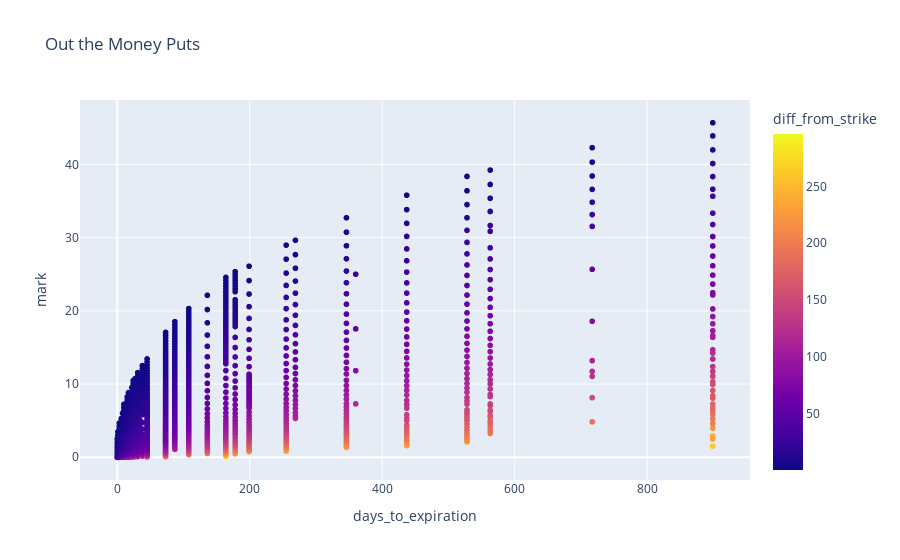

Write notebook code for a chart like this one.
### Code cell
import plotly.express as px

spy_options_out_of_money_options = spy_options.loc[ (spy_options.inTheMoney == 0)]
spy_options_out_of_money_puts = spy_options.loc[ (spy_options.inTheMoney == 0) & (spy_options.CALL == 0) ]
spy_options_out_of_money_calls = spy_options.loc[ (spy_options.inTheMoney == 0) & (spy_options.CALL == 1) ]
spy_options_in_the_money_puts = spy_options.loc[ (spy_options.inTheMoney == 1) & (spy_options.CALL == 0) ]
spy_options_in_the_money_calls = spy_options.loc[ (spy_options.inTheMoney == 1) & (spy_options.CALL == 1) ]


px.scatter(spy_options_out_of_money_puts, x = 'days_to_expiration', y = 'mark', color = 'diff_from_strike', hover_data = ['strike'], title="Out the Money Puts")

### Figure 1 — Plotly figure (JSON) as saved in the notebook; plotly's stock layout.template omitted (floating-point values rounded to 4 significant figures; data arrays with more than 128 entries replaced by an {"elided": "..."} marker saying what was removed)
{"data": [{"customdata": {"elided": "1879x1 float values"}, "hovertemplate": "days_to_expiration=%{x}<br>mark=%{y}<br>lastPrice=%{customdata[0]}<br>diff_from_strike=%{marker.color}<extra></extra>", "legendgroup": "", "marker": {"color": {"elided": "1879 float values"}, "coloraxis": "coloraxis", "symbol": "circle"}, "mode": "markers", "name": "", "showlegend": false, "type": "scattergl", "x": {"elided": "1879 int values"}, "xaxis": "x", "y": {"elided": "1879 float values"}, "yaxis": "y"}], "layout": {"coloraxis": {"colorbar": {"title": {"text": "diff_from_strike"}}, "colorscale": [[0, "#0d0887"], [0.1111, "#46039f"], [0.2222, "#7201a8"], [0.3333, "#9c179e"], [0.4444, "#bd3786"], [0.5556, "#d8576b"], [0.6667, "#ed7953"], [0.7778, "#fb9f3a"], [0.8889, "#fdca26"], [1, "#f0f921"]]}, "legend": {"tracegroupgap": 0}, "title": {"text": "Out the Money Puts"}, "xaxis": {"anchor": "y", "domain": [0, 1], "title": {"text": "days_to_expiration"}}, "yaxis": {"anchor": "x", "domain": [0, 1], "title": {"text": "mark"}}}}
